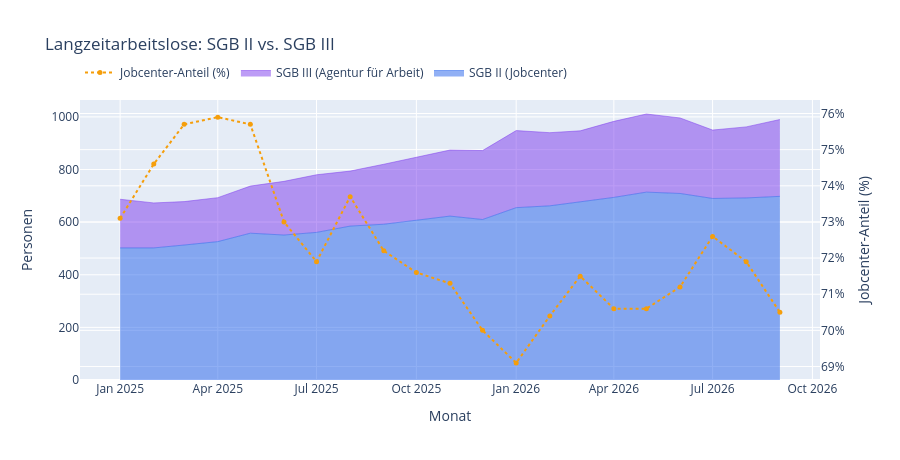

The code cell stored with this chart in its notebook:
### Markdown cell above
## 2. Langzeitarbeitslosigkeit: konzentriert sich das stärker im SGB II?

Naheliegende Vermutung: Arbeitslosengeld I (SGB III) ist zeitlich befristet (i. d. R. 12–24 Monate) — Langzeitarbeitslosigkeit müsste sich daher überproportional im SGB II konzentrieren.

### Code cell
fig = go.Figure()
fig.add_trace(go.Scatter(
    x=vergleich.index.to_timestamp(), y=vergleich["Langzeitarbeitslose: SGB II"], name="SGB II (Jobcenter)",
    mode="lines", stackgroup="lza", line=dict(color="#2563eb", width=0.5),
))
fig.add_trace(go.Scatter(
    x=vergleich.index.to_timestamp(), y=vergleich["Langzeitarbeitslose: SGB III"], name="SGB III (Agentur für Arbeit)",
    mode="lines", stackgroup="lza", line=dict(color="#7c3aed", width=0.5),
))
fig.add_trace(go.Scatter(
    x=vergleich.index.to_timestamp(), y=vergleich["Langzeitarbeitslose: Jobcenter-Anteil (%)"], name="Jobcenter-Anteil (%)",
    mode="lines+markers", line=dict(color="#f59e0b", dash="dot"), marker=dict(size=5), yaxis="y2",
))
fig.update_layout(
    title="Langzeitarbeitslose: SGB II vs. SGB III",
    yaxis=dict(title="Personen"),
    yaxis2=dict(title="Jobcenter-Anteil (%)", overlaying="y", side="right", ticksuffix="%"),
    xaxis_title="Monat", hovermode="x unified", legend=dict(orientation="h", y=1.15), height=460,
)
fig

### Figure 1 — Plotly figure (JSON) as saved in the notebook; plotly's stock layout.template omitted (floating-point values rounded to 4 significant figures)
{"data": [{"line": {"color": "#2563eb", "width": 0.5}, "mode": "lines", "name": "SGB II (Jobcenter)", "stackgroup": "lza", "type": "scatter", "x": ["2025-01-01T00:00:00", "2025-02-01T00:00:00", "2025-03-01T00:00:00", "2025-04-01T00:00:00", "2025-05-01T00:00:00", "2025-06-01T00:00:00", "2025-07-01T00:00:00", "2025-08-01T00:00:00", "2025-09-01T00:00:00", "2025-10-01T00:00:00", "2025-11-01T00:00:00", "2025-12-01T00:00:00", "2026-01-01T00:00:00", "2026-02-01T00:00:00", "2026-03-01T00:00:00", "2026-04-01T00:00:00", "2026-05-01T00:00:00", "2026-06-01T00:00:00", "2026-07-01T00:00:00", "2026-08-01T00:00:00", "2026-09-01T00:00:00"], "y": [502.0, 502.0, 513.0, 526.0, 558.0, 551.0, 561.0, 585.0, 592.0, 606.0, 623.0, 610.0, 655.0, 662.0, 677.0, 694.0, 714.0, 709.0, 690.0, 692.0, 698.0]}, {"line": {"color": "#7c3aed", "width": 0.5}, "mode": "lines", "name": "SGB III (Agentur für Arbeit)", "stackgroup": "lza", "type": "scatter", "x": ["2025-01-01T00:00:00", "2025-02-01T00:00:00", "2025-03-01T00:00:00", "2025-04-01T00:00:00", "2025-05-01T00:00:00", "2025-06-01T00:00:00", "2025-07-01T00:00:00", "2025-08-01T00:00:00", "2025-09-01T00:00:00", "2025-10-01T00:00:00", "2025-11-01T00:00:00", "2025-12-01T00:00:00", "2026-01-01T00:00:00", "2026-02-01T00:00:00", "2026-03-01T00:00:00", "2026-04-01T00:00:00", "2026-05-01T00:00:00", "2026-06-01T00:00:00", "2026-07-01T00:00:00", "2026-08-01T00:00:00", "2026-09-01T00:00:00"], "y": [185.0, 171.0, 165.0, 167.0, 179.0, 204.0, 219.0, 209.0, 228.0, 240.0, 251.0, 262.0, 293.0, 278.0, 270.0, 289.0, 297.0, 287.0, 260.0, 270.0, 292.0]}, {"line": {"color": "#f59e0b", "dash": "dot"}, "marker": {"size": 5}, "mode": "lines+markers", "name": "Jobcenter-Anteil (%)", "type": "scatter", "x": ["2025-01-01T00:00:00", "2025-02-01T00:00:00", "2025-03-01T00:00:00", "2025-04-01T00:00:00", "2025-05-01T00:00:00", "2025-06-01T00:00:00", "2025-07-01T00:00:00", "2025-08-01T00:00:00", "2025-09-01T00:00:00", "2025-10-01T00:00:00", "2025-11-01T00:00:00", "2025-12-01T00:00:00", "2026-01-01T00:00:00", "2026-02-01T00:00:00", "2026-03-01T00:00:00", "2026-04-01T00:00:00", "2026-05-01T00:00:00", "2026-06-01T00:00:00", "2026-07-01T00:00:00", "2026-08-01T00:00:00", "2026-09-01T00:00:00"], "y": [73.1, 74.6, 75.7, 75.9, 75.7, 73.0, 71.9, 73.7, 72.2, 71.6, 71.3, 70.0, 69.1, 70.4, 71.5, 70.6, 70.6, 71.2, 72.6, 71.9, 70.5], "yaxis": "y2"}], "layout": {"height": 460, "hovermode": "x unified", "legend": {"orientation": "h", "y": 1.15}, "title": {"text": "Langzeitarbeitslose: SGB II vs. SGB III"}, "xaxis": {"title": {"text": "Monat"}}, "yaxis": {"title": {"text": "Personen"}}, "yaxis2": {"overlaying": "y", "side": "right", "ticksuffix": "%", "title": {"text": "Jobcenter-Anteil (%)"}}}}
